Frame 1 (no input): blank canvas, image omitted
Frame 60 (the mouse pressed at the canvas centre just before this capture): blank canvas, image omitted
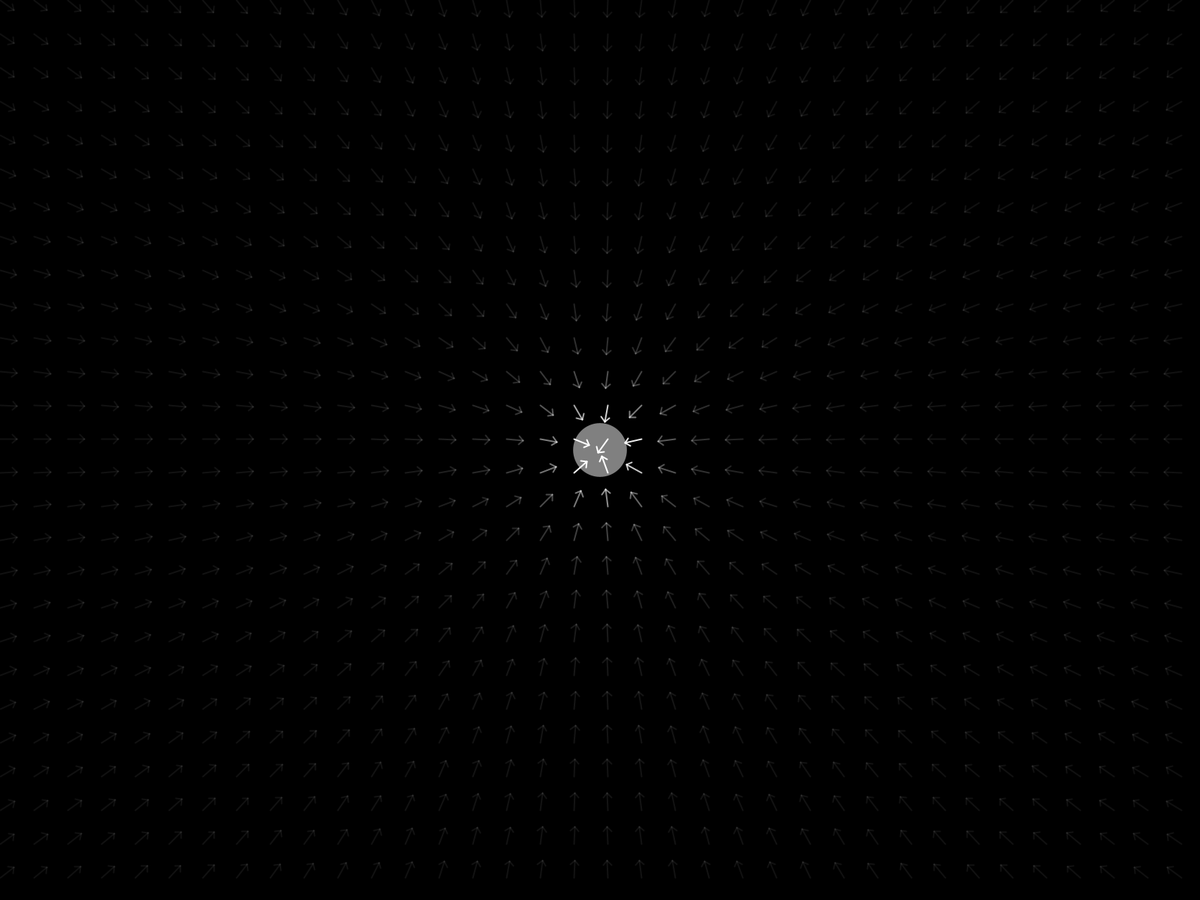
Frame 120 (the mouse held since frame 60 and released just before this capture)

The Processing sketch whose frames 1 and 60 were blank and that drew this single picture after the mouse press (run headless with seeded random() and noise(); from frame 60 on, the mouse is pressed at the canvas centre):

// Processing sketch: Gravitational_Field
// ── Gravitational_Field.pde
ArrayList<Body> bodies;
PVector[][] grid;
int r;
int rows;
int cols;
int alpha = 255;
float G = 128;

void setup() {
  //size(960, 540);
  fullScreen();
  r = 45;
  cols = width/r + 1;
  rows = height/r + 1; 
  grid = new PVector[cols][rows];
  bodies = new ArrayList<Body>();
}

void draw() {
  background(0);

  for (Body b1 : bodies) {
    for (Body b2 : bodies) {
      if (b1 != b2) {
        PVector f = b1.attractBody(b2);
        b1.applyForce(f);
      }
    }
  }

  for (Body b : bodies) {
    b.update();
    b.show();
  }

  for (int i = 0; i < cols; i++) {
    for (int j = 0; j < rows; j++) {
      PVector force = new PVector();
      PVector position1 = new PVector(i*r, j*r);
      for (Body b : bodies) {
        PVector position2 = b.position.copy();
        PVector newForce = position2.sub(position1);
        float distance = newForce.mag();
        if (distance < b.radius) {
          distance = b.radius;
        }
        float magnitude = (G*b.mass)/(distance*distance);
        newForce.setMag(magnitude);
        force.add(newForce);
      }
      if (force.mag() > 0) {
        alpha = (int)map(force.mag(), 0, 1, 16, 255);
        stroke(255, alpha);
        strokeWeight(2);
        pushMatrix();
        translate(i*r, j*r);
        rotate(force.heading());
        line(0, 0, 0.5*r, 0);
        line(0.5*r - 0.125*r, 0.125*r, 0.5*r, 0);
        line(0.5*r - 0.125*r, -0.125*r, 0.5*r, 0);
        popMatrix();
      }
    }
  }
}

void mousePressed() {
  Body temp = new Body(mouseX, mouseY);
  bodies.add(temp);
}

// ── Body.pde
class Body {
  float mass;
  float radius;
  PVector position;
  PVector velocity;
  PVector accelaration;

  Body(float x, float y) {
    mass = random(8, 32);
    radius = map(mass, 8, 32, 10, 50);
    position = new PVector(x, y);
    velocity =  new PVector(0, 0);
    accelaration = new PVector(0, 0);
  }

  void applyForce(PVector f) {
    PVector force = f.copy();
    force.div(mass);
    accelaration.add(force);
  }

  void update() {
    velocity.add(accelaration);
    position.add(velocity);
    accelaration = new PVector(0, 0);
  }

  PVector attractBody(Body b) {
    PVector position1 = position.copy();
    PVector position2 = b.position.copy();
    PVector force = position2.sub(position1);
    float distance = force.mag();
    if (distance < (radius + b.radius)) {
      distance = radius + b.radius;
    }
    float magnitude = (G*mass*b.mass)/(distance*distance);
    force.setMag(magnitude);
    return force;
  }

  void show() {
    noStroke();
    fill(255, 128);
    circle(position.x, position.y, 2*radius);
  }
}
